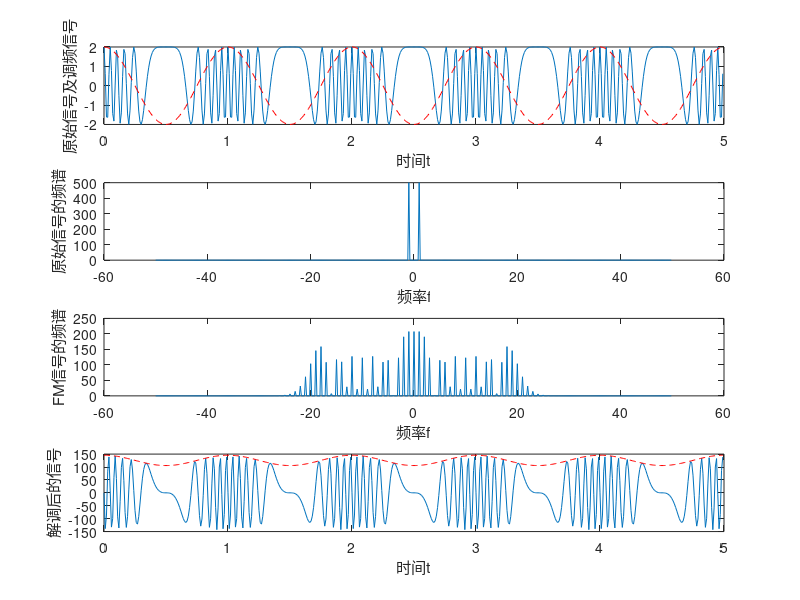

Source code (MATLAB):
clc;
%非线性调制---FM modulation(频率调制)
Am = 2;
Ac = 2;
fm = 1;
fc = 10;
Kf = 5; %调制指数
phi_c = 0; %初始相位

fs = 100; %采样频率为100Hz
t = 0:1/fs:5-1/fs; %时间序列
N = length(t);
f = (-N/2:N/2-1)*fs/N; %频率序列

mt = Am*cos(2*pi*fm*t); %调制信号
mt2 = Am/(2*pi*fm)*sin(2*pi*fm*t); %mt2为原信号mt的积分，此处我们为手动计算出的积分解析式，然后代入t



st = Ac*cos(2*pi*fc*t+2*pi*Kf*mt2);

z_m = abs(fft(mt));
z_m1 = fftshift(z_m);

z_s = abs(fft(st));
z_s1 = fftshift(z_s);

%-----解调过程------
%采用非相干解调的方法（即鉴频器（微分器+包络检波））
%微分器：将幅度稳定的调频信号变成幅度和频率都随着调制信号m(t)变化的调频调幅波

%经过微分器：

% de_st = zeros(1,length(st));
% for k=1:length(st)-1
%     de_st(k)=(st(k+1)-st(k))/(1/fs);
% end

% de_st = diff(st)./diff(t); %diff为差分函数
% de_st = [de_st 0]; %最后补0


de_st = -Ac*(2*pi*fc+Kf*mt).*sin(2*pi*fc*t+2*pi*Kf*mt2); %调频调幅波
env = Ac*(2*pi*fc+Kf*mt);

figure();
subplot(4,1,1);
plot(t,st);
hold on;
plot(t,mt,'r--');
xlabel('时间t');
ylabel('原始信号及调频信号');

subplot(4,1,2);
plot(f,z_m1);
xlabel('频率f');
ylabel('原始信号的频谱');

subplot(4,1,3);
plot(f,z_s1);
xlabel('频率f');
ylabel('FM信号的频谱'); %幅度谱

subplot(4,1,4);
plot(t,de_st);
hold on;
plot(t,env,'r--');
xlabel('时间t');
ylabel('解调后的信号');